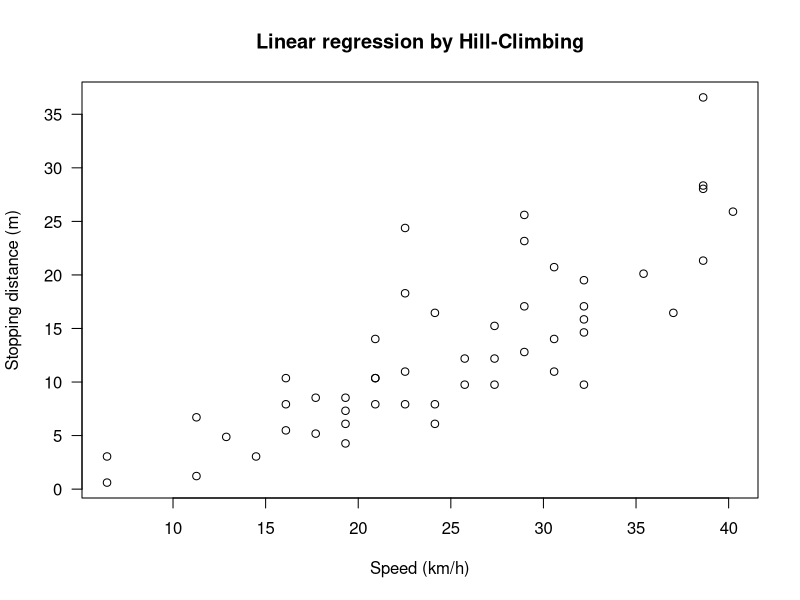

Source code (R): (Note: this script raises an error after producing the figure.)
#
# Metaheuristic Exercise
#
# 2014 (c) Bartlomiej Twardowski
# B.Twardowski@ii.pw.edu.pl

metaheuristic <- function(X, y, S_init, quality, tweek, max_iter = 1000, threshold = 0.00001) {
  i <- 0
  S <- S_init
  quality_h <- double(max_iter) #history
  S_h <- list(max_iter) #history
  repeat {
   i <- i + 1
   R <- tweak(S)
   if(quality(R,X,y) < quality(S,X,y))
     S <- R
   #save to history
   quality_h[i] <- quality(S,X,y)
   S_h[[i]] <- S
   if(quality(S,X,y) <= threshold || i == max_iter)
     break
  }
  list(S=S,quality=quality(S,X,y), S_history=S_h, quality_history=quality_h)
}

quality <- function(S, X, y) {
  #TODO: implement!!!
  0.0
}
  
tweak <- function(S) { 
  #TODO: implement!!!
  S 
}

## Run on cars dataset
rm(cars)
require(datasets)
cars$speed_km <- cars$speed * 1.609344
cars$dist_m <- cars$dist * 0.3048

S_init <- matrix(c(0,0), nrow=2)
X <- cbind(1, matrix(cars$speed_km))
y <- cars$dist_m
iterations <- 1000
# TODO: implement!!!!
#result <- metaheuristic(...)

plot(cars$speed_km, cars$dist_m, xlab = "Speed (km/h)", ylab = "Stopping distance (m)", 
     las = 1, main='Linear regression by Hill-Climbing')

# plot data and converging fit
for (i in c(1,3,6,10,14,seq(20,iterations,by=10))) {
  abline(coef=result$S_history[[i]], col="gray")
}
abline(coef=result$S, col="red")

# check out the trajectory of the cost function
result$quality_history[seq(1,iterations, by=10)]
plot(result$quality_history, type='l', col='blue', lwd=2, main='Quality function', ylab='quality(S,X,y)', xlab='Iterations')

##
## Hill Climbing - Harder Example
##
range2 = c(-4, -4, 4, 4)
x2 <- seq(range2[1], range2[3], length= 100)
y2 <- seq(range2[2], range2[4], length= 100)
f2 <- function(x, y) { sin(1/2 * x^2 - 1/4 * y^2 + 3) * cos(2 * x + 1 - exp(y)) }
z2 <- outer(x,y, f2)
persp(x2, y2, z2, theta = 10, phi = 30)
contour(x2,y2,z2)

quality2 <- function(S, X, y) {
 f2(S[1],S[2]) - y 
}

tweak2 <- function(S) { 
  S + runif(nrow(S), min=-0.1, max=0.1)
}

S_init2 <- matrix(c(0,0), nrow=2)
iterations2 <- 100
result2 <- metaheuristic(x2, y2, S_init2, quality2, tweek2, iterations2)
contour(x2,y2,z2)
points(result2$S[1,1],result2$S[2,1], col='red') 
